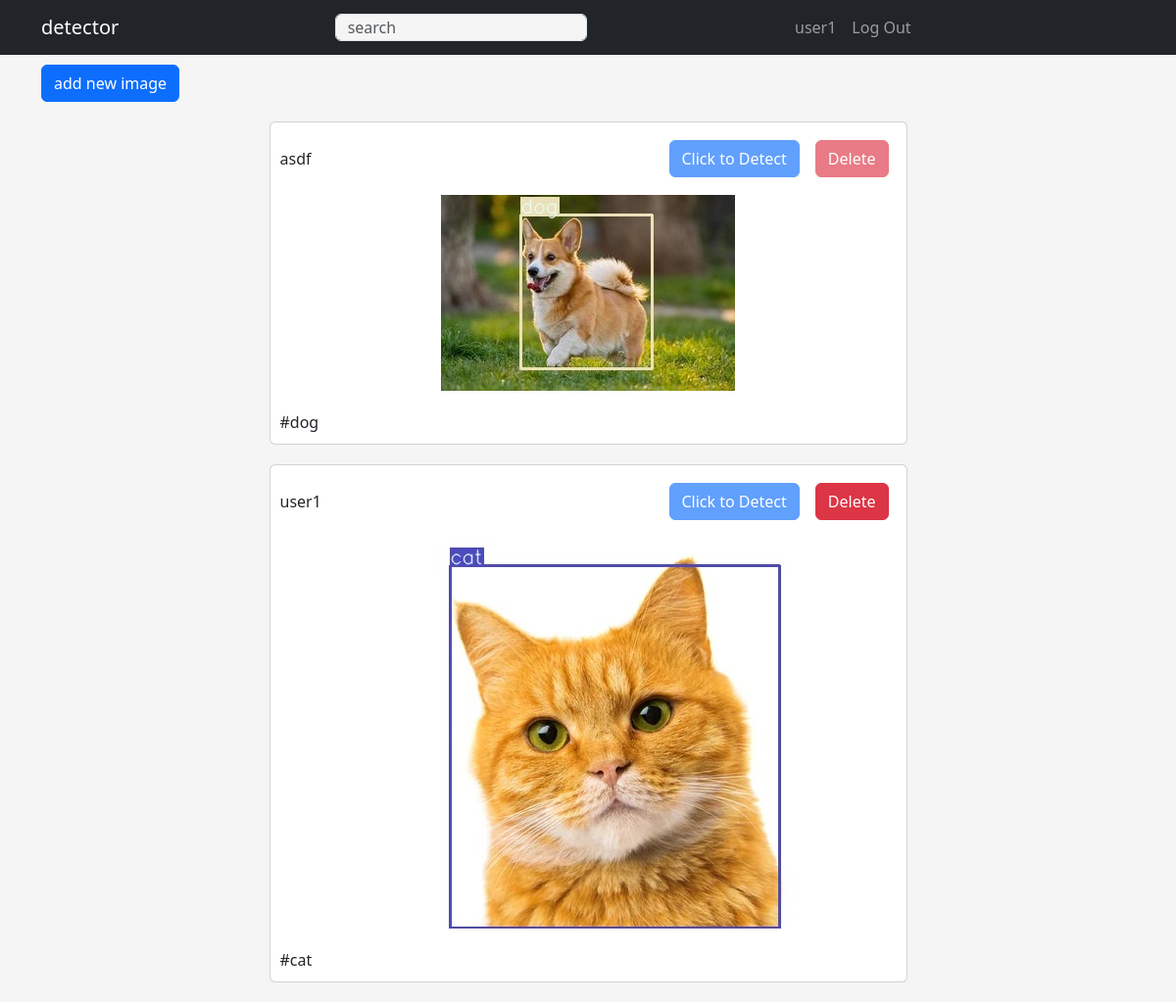
The page / (signed in) on the database its author committed.
### apps/crud/models.py (models this page shows, shortened)
class User(UserMixin, db.Model):
    __tablename__ = "users"
    id=db.Column(db.Integer, primary_key=True)
    username = db.Column(db.String, index=True)
    email = db.Column(db.String, unique=True, index=True)
    password_hash = db.Column(db.String)
    created_at = db.Column(db.DateTime, default=datetime.now)
    updated_at = db.Column(
        db.DateTime, default=datetime.now, onupdate=datetime.now
    )
    @property
    def password(self):
        raise AttributeError("cannot read")
    @login_manager.user_loader
    def load_user(user_id):
        return User.query.get(user_id)
    user_images = db.relationship("UserImage", backref="user")

### apps/detector/models.py (models this page shows)
class UserImage(db.Model):
    __tablename__ = "user_images"
    id = db.Column(db.Integer, primary_key=True)
    user_id = db.Column(db.String, db.ForeignKey("users.id"))
    image_path = db.Column(db.String)
    is_detected = db.Column(db.Boolean, default=False)
    created_at = db.Column(db.DateTime, default=datetime.now)
    updated_at = db.Column(
        db.DateTime, default=datetime.now, onupdate=datetime.now
    )

class UserImageTag(db.Model):
    __tablename__ = "user_image_tags"
    id = db.Column(db.Integer, primary_key=True)
    user_image_id = db.Column(db.String, db.ForeignKey("user_images.id"))
    tag_name = db.Column(db.String)
    created_at = db.Column(db.DateTime, default=datetime.now)
    updated_at = db.Column(db.DateTime, default=datetime.now, onupdate=datetime.now)

### apps/detector/views.py (the view)
@dt.route("/")
def index():
    user_images = (
        db.session.query(User,UserImage)
        .join(UserImage)
        .filter(User.id == UserImage.user_id)
        .all()
    )
    user_image_tag_dict = {}
    for user_image in user_images:
        user_image_tags = (
            db.session.query(UserImageTag)
            .filter(UserImageTag.user_image_id ==
                    user_image.UserImage.id)
                    .all()
        )
        user_image_tag_dict[user_image.UserImage.id] = user_image_tags
    detector_form = DetectorForm()
    delete_form = DeleteForm()
    return render_template("detector/index.html",
                        user_images=user_images,
                        user_image_tag_dict=user_image_tag_dict,
                        detector_form = detector_form,
                        delete_form=delete_form
                        )

### apps/detector/forms.py
class DetectorForm(FlaskForm):
    submit = SubmitField("Click to Detect")

class DeleteForm(FlaskForm):
    submit = SubmitField("Delete")

### apps/detector/templates/detector/index.html (shortened to what this page needs)
{% extends "detector/base.html" %}
{% block content %}
<div class="col-md-10 text-right dt-image-register-btn">
    <a href="{{ url_for('detector.upload_image') }}" class="btn btn-primary">add new image</a>
</div>
{% for user_image in user_images %}
<div class="card col-md-7 dt-image-content">
    <header class="d-flex justify-content-between">
        <div class="dt-image-username">{{ user_image.User.username }}</div>
        <div class = "d-flex flex-row-reverse">
            <div class="p-2">
                <form
                action="{{ url_for('detector.delete_image', image_id = user_image.UserImage.id) }}"
                method="POST">
                {% if current_user.id == user_image.User.id %}
                {{ delete_form.submit(class='btn btn-danger') }}
                {% else %}
                {{ delete_form.submit(class="btn btn-danger", disabled="disabled") }}
                {% endif %}
            </form>
            </div>
            <div class ="p-2">
                <form action = "{{ url_for('detector.detect',
                image_id=user_image.UserImage.id) }}"
                method="POST">
                {% if current_user.id == user_image.User.id and user_image.UserImage.is_detected == False %}
                {{detector_form.submit(class="btn btn-primary")}}
                {% else %}
                {{detector_form.submit(class="btn btn-primary", disabled="disabled")}}
                {% endif %}
            </form>
            </div>
        </div>
    </header>
    <section>
        <img
            src="{{ url_for('detector.image_file',
                filename = user_image.UserImage.image_path) }}"
            alt="upload image"
            />
    </section>
    <footer>
        {% for tag in user_image_tag_dict[user_image.UserImage.id] %}
        #{{tag.tag_name }} {% endfor %}
    </footer>
</div>
{% endfor %}
{% endblock %}

### apps/detector/templates/detector/base.html (shortened to what this page needs)
<!DOCTYPE html>
<html lang="en">
    <head>
        <link rel="stylesheet" href="{{ url_for('static', filename='css/bootstrap.min.css') }}"
        />
        <link rel="stylesheet" href="{{ url_for('static', filename='css/style.css') }}"
        />
    </head>
    <body>
        <nav class="navbar navbar-expand-lg navbar-dark bg-dark">
            <div class="container">
                <a class="navbar-brand" href="{{ url_for('detector.index') }}"
                >detector</a>
                {% if url_for(request.endpoint) == url_for('detector.index') or url_for(request.endpoint) == url_for('detector.search') %}
                <div class="btn-group">
                    <form
                        method="GET"
                        action="{{ url_for('detector.search') }}"
                        name="dtSearchForm"
                        >
                        {% if request.args.get("search") %}
                        <input
                            type = "search"
                            id="dt-search"
                            class="form-control col-md-12 dt-search"
                            placeholder = "search"
                            name="search"
                            value="{{ request.args.get('search') }}"
                            />
                        {% else %}
                        <input
                            type="search"
                            id="dt-search" class="form-control col-md-12 dt-search"
                            placeholder="search"
                            name="search"
                            />
                        {% endif %}
                    </form>
                </div>
                {% endif %}
                <ul class="navbar-nav">
                    {% if current_user.is_authenticated %}
                    <li class="nav-item">
                    <span class="nav-link">{{ current_user.username }}</span>
                    </li>
                    <li class="nav-item">
                        <a href="{{ url_for('auth.logout') }}" class="nav-link">Log Out</href>
                    </li>
                    {% endif %}
                </ul>
            </div>
        </nav>
        <section class="container">
        {% block content %}{% endblock %}
        </section>
    </body>
</html>

### apps/static/css/style.css (style rules this page uses)
body { background-color: #f5f5f5; }
input[type="search"] { background-color: #f5f5f5; }
.dt-search { height: 28px !important; }
.dt-image-content { margin: 20px auto; padding: 0; }
.dt-image-username { padding-top: 15px; }
.dt-image-register-btn { padding: 10px 47px 0 0; }
.dt-image-content header { padding: 10px 10px 0 10px; }
.dt-image-content section { padding: 10px 0; margin: auto; }
.dt-image-content footer { padding: 10px; }
.dt-image-content section img { width: 100%; }

### rows shown on the page
User: username "user1", User.username "user1", image_path (picture)
User: User.username "asdf", image_path (picture)
UserImageTag: tag_name "dog"
UserImageTag: tag_name "cat"
